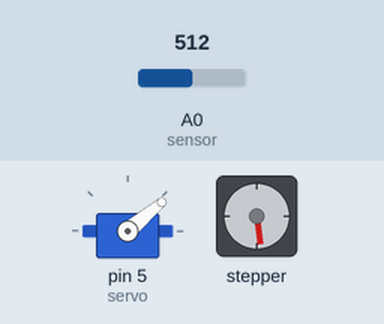
Simulated run of this sketch. Board: Arduino Uno, built with avr-gcc and run on an emulated ATmega328P. Parts: servo, stepper motor. The test bench sets the inputs (shaded band); at power-on: A0 (sensor) = 512. Stepper angles assume 500 steps per turn.

Above: at 10.2 s.
10.3 s: A0 (sensor) set to 306
At 11.5 s:
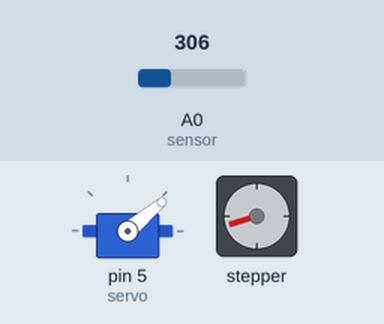
At 16.2 s:
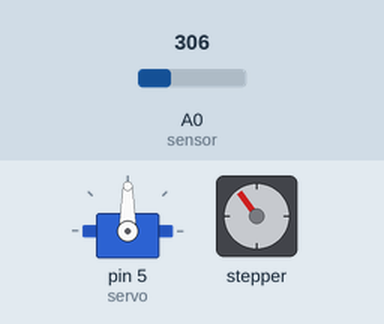
22.3 s: A0 (sensor) set to 375
30.6 s: A0 (sensor) set to 404
At 33.5 s:
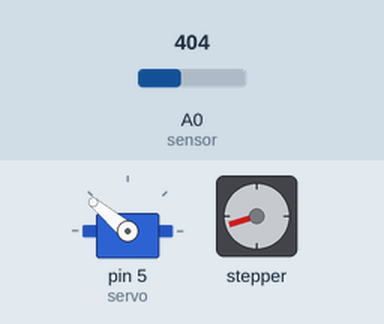
38.9 s: A0 (sensor) set to 511
Timing chart, 0 to 94.7 s (numbered marks = the images above; inputs shaded):
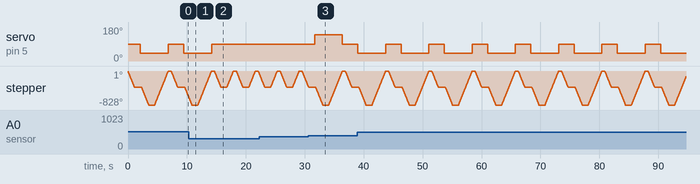

The sketch:

separadorPastilhas.ino
```cpp
//Includes de bibliotecas
#include <Servo.h>
#include <SoftwareSerial.h>
#include <Stepper.h>

//Objeto de bluetooth, comunicação entre arduino e appInventor
SoftwareSerial bluetooth(6,7);

//Declaração do servo
Servo servo;

//Declaração do motor de passo
Stepper passo(500, 8, 10, 9, 11);

//Constantes inteiras para funcionamento do programa, adiquiridas com base na montagem

const int anguloPasso1 = -550;
const int anguloPasso2 = -600;

const int angulo_claro =  40;
const int angulo_escuro = 140;

const int valor_escuro = 495;
const int valor_papelao = 390;

//Contadores de pastilhas claras e escuras
int contEscuro = 0;
int contClaro = 0;

void setup()
{
  bluetooth.begin(9600);
  servo.attach(5); //ativação do servo
  passo.setSpeed(60); //ativação do motor de passo
  servo.write(90);
}

void loop()
{
  passo.step(anguloPasso1); //motor passo gira para pegar um mm só e ler o seu valor
  delay(1000);
  int valorSensor = analogRead(A0); //valor que o sensor de luz retorna
  if (valorSensor > valor_papelao) //se tiver um mm posicionado
  {
    if (valorSensor < valor_escuro) //se for escuro
    {
      servo.write(angulo_escuro); //servo gira anti- horário, ângulo escuro
      contEscuro++; //contEscuro aumenta
    }
    else //mm claro
    {
      servo.write(angulo_claro); //servo gira horário, ângulo claro
      contClaro++; //contClaro aumenta
    }
    //Aqui são printados os valores dos contadores pelo bluetooth
    bluetooth.print("");
    bluetooth.print(contClaro);
    bluetooth.print("|");
    bluetooth.print(contEscuro);
    delay(200);
    passo.step(anguloPasso2); //motor passo gira para cair um mm na rampa
    delay(1000);
    int anguloPassoTotal = anguloPasso1 + anguloPasso2;
    passo.step(-anguloPassoTotal);
  }
  else //se não foi colocado mm
  {
    passo.step(-anguloPasso1); //passo volta à posição original
  }
  //servo e motor de passo voltam à posição original
  servo.write(90);
  delay(500);
}
```

Measured:
- the behaviour switches between 390 and 391 on A0 (sensor) (found by bisection; images 2 and 3)
- after the input at 10.3 s, servo on pin 5 (servo): goes on until 14.2 s, then stays 90°
- after the input at 30.6 s, servo on pin 5 (servo): 90° → 140° after 1.1 s, → 90° 4.7 s later
